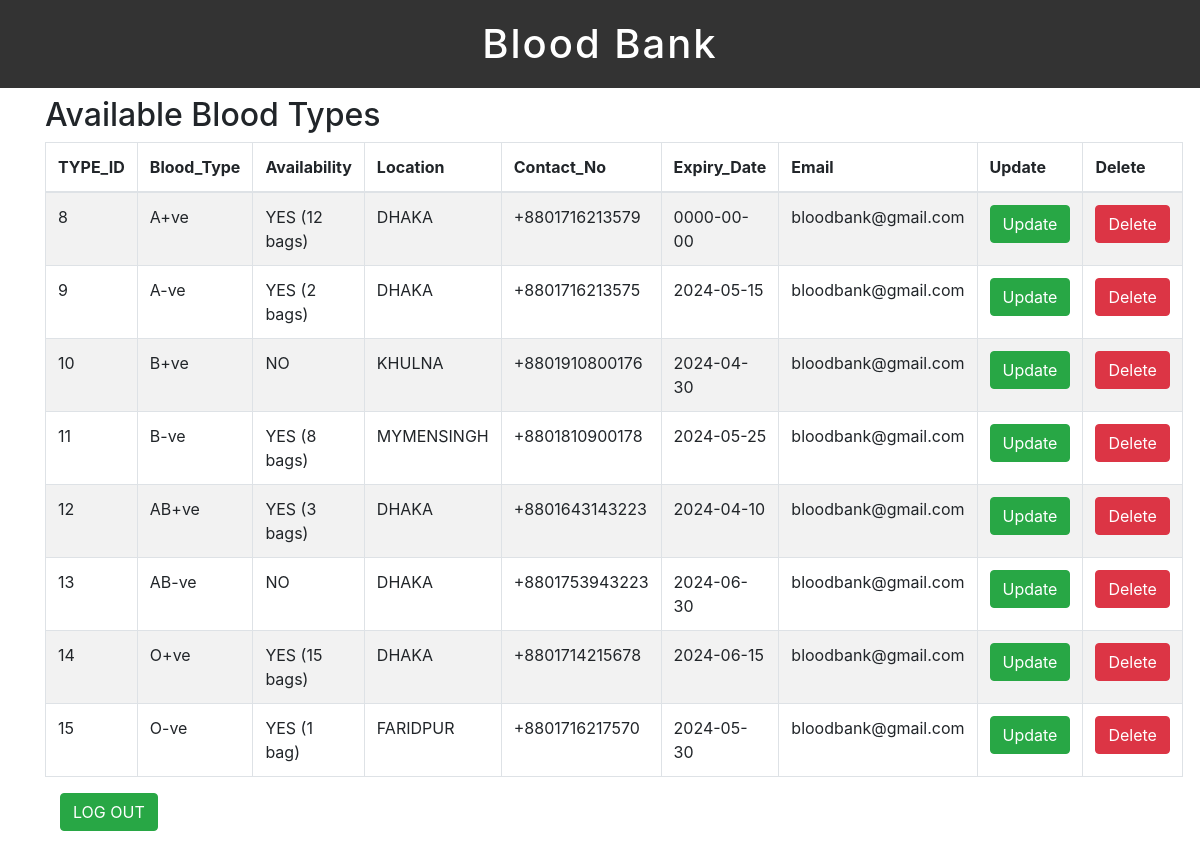
Screenshot of /LOGIN_SYSTEM/bb/index.php with the database file from the repository.
### LOGIN_SYSTEM/bb/index.php (the view, shortened to what this page needs)
 <?php
include('header.php');
include('dbcon.php');
?>
<h2>Available Blood Types</h2>
<table class="table table-hover table-bordered table-striped">
  <thead>
    <tr>
      <th>TYPE_ID</th>
      <th>Blood_Type</th>
      <th>Availability</th>
      <th>Location</th>
      <th>Contact_No</th>
      <th>Expiry_Date</th>
      <th>Email</th>
      <th>Update</th>
      <th>Delete</th>
    </tr>
  </thead>
  <tbody>
    <?php
    $query = "SELECT * FROM `blood bank`";
    $result = mysqli_query($connection, $query);
    if (!$result) {
      echo "Error retrieving data: " . mysqli_error($connection);
    } else {
      while ($row = mysqli_fetch_assoc($result)) {
        $escapedBlood_Type = htmlspecialchars($row["Blood_Type"]);
        $escapedAvailability = htmlspecialchars($row["Availability"]);
        $escapedLocation = htmlspecialchars($row["Location"]);
        $escapedContact_No = htmlspecialchars($row["Contact_No"]);
        $escapedExpiry_Date = htmlspecialchars($row["Expiry_Date"]);
        $escapedEmail = htmlspecialchars($row["Email"]);
        ?>
        <tr>
          <td><?php echo $row["TYPE_ID"]; ?></td>
          <td><?php echo $escapedBlood_Type; ?></td>
          <td><?php echo $escapedAvailability; ?></td>
          <td><?php echo $escapedLocation; ?></td>
          <td><?php echo $escapedContact_No; ?></td>
          <td><?php echo $escapedExpiry_Date; ?></td>
          <td><?php echo $escapedEmail; ?></td>
          <td><a href="update_page_1.php?TYPE_ID=<?php echo $row["TYPE_ID"]; ?>" class="btn btn-success">Update</a></td>
          <td><a href="delete_page.php?TYPE_ID=<?php echo $row["TYPE_ID"]; ?>"class="btn btn-danger">Delete</a></td>
        </tr>
        <?php
      }
    }
    ?>
  </tbody>
</table>
<div class="container">
        <form class="form" action="http://localhost/LOGIN_SYSTEM/index.php" method="post">
            <div class="form-group">
                <input type="SUBMIT" name="log_out" value="LOG OUT" class="btn btn-success" >
            </div>
        </form>
</div>
<?php
include('footer.php');
?>

### rows the page displays
blood bank: TYPE_ID "8", Blood_Type "A+ve", Availability "YES (12 bags)", Location "DHAKA", Contact_No "+8801716213579", Expiry_Date "0000-00-00", Email "bloodbank@gmail.com"
blood bank: TYPE_ID "9", Blood_Type "A-ve", Availability "YES (2 bags)", Location "DHAKA", Contact_No "+8801716213575", Expiry_Date "2024-05-15", Email "bloodbank@gmail.com"
blood bank: TYPE_ID "10", Blood_Type "B+ve", Availability "NO", Location "KHULNA", Contact_No "+8801910800176", Expiry_Date "2024-04-30", Email "bloodbank@gmail.com"
blood bank: TYPE_ID "11", Blood_Type "B-ve", Availability "YES (8 bags)", Location "MYMENSINGH", Contact_No "+8801810900178", Expiry_Date "2024-05-25", Email "bloodbank@gmail.com"
blood bank: TYPE_ID "12", Blood_Type "AB+ve", Availability "YES (3 bags)", Location "DHAKA", Contact_No "+8801643143223", Expiry_Date "2024-04-10", Email "bloodbank@gmail.com"
blood bank: TYPE_ID "13", Blood_Type "AB-ve", Availability "NO", Location "DHAKA", Contact_No "+8801753943223", Expiry_Date "2024-06-30", Email "bloodbank@gmail.com"
blood bank: TYPE_ID "14", Blood_Type "O+ve", Availability "YES (15 bags)", Location "DHAKA", Contact_No "+8801714215678", Expiry_Date "2024-06-15", Email "bloodbank@gmail.com"
blood bank: TYPE_ID "15", Blood_Type "O-ve", Availability "YES (1 bag)", Location "FARIDPUR", Contact_No "+8801716217570", Expiry_Date "2024-05-30", Email "bloodbank@gmail.com"
